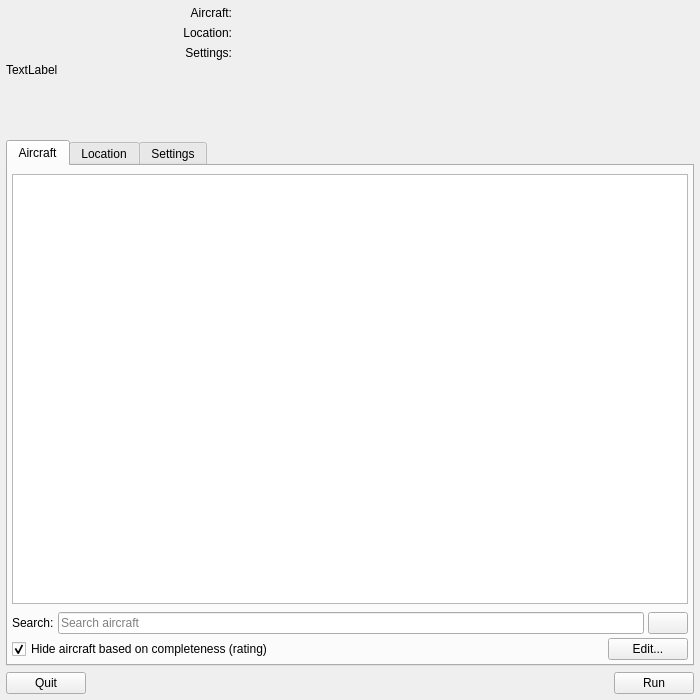
<?xml version="1.0" encoding="UTF-8"?>
<ui version="4.0">
 <class>Launcher</class>
 <widget class="QDialog" name="Launcher">
  <property name="geometry">
   <rect>
    <x>0</x>
    <y>0</y>
    <width>700</width>
    <height>700</height>
   </rect>
  </property>
  <property name="windowTitle">
   <string>Start FlightGear</string>
  </property>
  <layout class="QVBoxLayout" name="verticalLayout_2" stretch="0,1,0">
   <property name="spacing">
    <number>6</number>
   </property>
   <property name="leftMargin">
    <number>6</number>
   </property>
   <property name="topMargin">
    <number>6</number>
   </property>
   <property name="rightMargin">
    <number>6</number>
   </property>
   <property name="bottomMargin">
    <number>6</number>
   </property>
   <item>
    <layout class="QGridLayout" name="gridLayout_2" columnstretch="0,0,1">
     <item row="3" column="2">
      <spacer name="verticalSpacer_2">
       <property name="orientation">
        <enum>Qt::Vertical</enum>
       </property>
       <property name="sizeHint" stdset="0">
        <size>
         <width>20</width>
         <height>40</height>
        </size>
       </property>
      </spacer>
     </item>
     <item row="0" column="2">
      <widget class="QLabel" name="aircraftDescription">
       <property name="text">
        <string/>
       </property>
       <property name="wordWrap">
        <bool>true</bool>
       </property>
      </widget>
     </item>
     <item row="1" column="2">
      <widget class="QLabel" name="airportDescription">
       <property name="text">
        <string/>
       </property>
       <property name="wordWrap">
        <bool>true</bool>
       </property>
      </widget>
     </item>
     <item row="0" column="0" rowspan="4">
      <widget class="QLabel" name="thumbnail">
       <property name="sizePolicy">
        <sizepolicy hsizetype="Fixed" vsizetype="Fixed">
         <horstretch>0</horstretch>
         <verstretch>0</verstretch>
        </sizepolicy>
       </property>
       <property name="minimumSize">
        <size>
         <width>171</width>
         <height>128</height>
        </size>
       </property>
       <property name="text">
        <string>TextLabel</string>
       </property>
      </widget>
     </item>
     <item row="1" column="1">
      <widget class="QLabel" name="label_3">
       <property name="text">
        <string>Location:</string>
       </property>
       <property name="alignment">
        <set>Qt::AlignRight|Qt::AlignTop|Qt::AlignTrailing</set>
       </property>
      </widget>
     </item>
     <item row="0" column="1">
      <widget class="QLabel" name="label_4">
       <property name="text">
        <string>Aircraft:</string>
       </property>
       <property name="alignment">
        <set>Qt::AlignRight|Qt::AlignTop|Qt::AlignTrailing</set>
       </property>
      </widget>
     </item>
     <item row="2" column="1">
      <widget class="QLabel" name="label_5">
       <property name="text">
        <string>Settings:</string>
       </property>
       <property name="alignment">
        <set>Qt::AlignRight|Qt::AlignTop|Qt::AlignTrailing</set>
       </property>
      </widget>
     </item>
     <item row="2" column="2">
      <widget class="QLabel" name="settingsDescription">
       <property name="text">
        <string/>
       </property>
       <property name="wordWrap">
        <bool>true</bool>
       </property>
      </widget>
     </item>
    </layout>
   </item>
   <item>
    <widget class="QTabWidget" name="tabWidget">
     <property name="currentIndex">
      <number>0</number>
     </property>
     <widget class="QWidget" name="tab">
      <attribute name="title">
       <string>Aircraft</string>
      </attribute>
      <layout class="QVBoxLayout" name="verticalLayout_3" stretch="0,0,0">
       <property name="spacing">
        <number>4</number>
       </property>
       <property name="leftMargin">
        <number>4</number>
       </property>
       <property name="topMargin">
        <number>8</number>
       </property>
       <property name="rightMargin">
        <number>4</number>
       </property>
       <property name="bottomMargin">
        <number>4</number>
       </property>
       <item>
        <widget class="QListView" name="aircraftList"/>
       </item>
       <item>
        <layout class="QHBoxLayout" name="horizontalLayout_2">
         <property name="spacing">
          <number>4</number>
         </property>
         <property name="topMargin">
          <number>4</number>
         </property>
         <item>
          <widget class="QLabel" name="label_2">
           <property name="text">
            <string>Search:</string>
           </property>
          </widget>
         </item>
         <item>
          <widget class="QLineEdit" name="aircraftFilter">
           <property name="placeholderText">
            <string>Search aircraft</string>
           </property>
           <property name="clearButtonEnabled">
            <bool>true</bool>
           </property>
          </widget>
         </item>
         <item>
          <widget class="QPushButton" name="aircraftHistory">
           <property name="autoDefault">
            <bool>false</bool>
           </property>
          </widget>
         </item>
        </layout>
       </item>
       <item>
        <layout class="QHBoxLayout" name="horizontalLayout_5">
         <item>
          <widget class="QCheckBox" name="ratingsFilterCheck">
           <property name="sizePolicy">
            <sizepolicy hsizetype="MinimumExpanding" vsizetype="Fixed">
             <horstretch>0</horstretch>
             <verstretch>0</verstretch>
            </sizepolicy>
           </property>
           <property name="text">
            <string>Hide aircraft based on completeness (rating)</string>
           </property>
           <property name="checked">
            <bool>true</bool>
           </property>
          </widget>
         </item>
         <item>
          <widget class="QPushButton" name="editRatingFilter">
           <property name="text">
            <string>Edit...</string>
           </property>
           <property name="autoDefault">
            <bool>false</bool>
           </property>
          </widget>
         </item>
        </layout>
       </item>
      </layout>
     </widget>
     <widget class="QWidget" name="tab_2">
      <attribute name="title">
       <string>Location</string>
      </attribute>
      <layout class="QVBoxLayout" name="verticalLayout_4">
       <property name="leftMargin">
        <number>4</number>
       </property>
       <property name="rightMargin">
        <number>4</number>
       </property>
       <property name="bottomMargin">
        <number>4</number>
       </property>
       <item>
        <layout class="QHBoxLayout" name="horizontalLayout_6">
         <item>
          <widget class="QLabel" name="airportIdent">
           <property name="text">
            <string>Search:</string>
           </property>
          </widget>
         </item>
         <item>
          <widget class="QLineEdit" name="airportEdit">
           <property name="placeholderText">
            <string>Enter an ICAO code or search by name</string>
           </property>
          </widget>
         </item>
         <item>
          <widget class="QPushButton" name="airportHistory">
           <property name="sizePolicy">
            <sizepolicy hsizetype="Fixed" vsizetype="Fixed">
             <horstretch>0</horstretch>
             <verstretch>0</verstretch>
            </sizepolicy>
           </property>
           <property name="autoDefault">
            <bool>false</bool>
           </property>
           <property name="flat">
            <bool>false</bool>
           </property>
          </widget>
         </item>
        </layout>
       </item>
       <item>
        <widget class="QStackedWidget" name="locationStack">
         <property name="currentIndex">
          <number>0</number>
         </property>
         <widget class="QWidget" name="diagramPage">
          <layout class="QGridLayout" name="gridLayout">
           <property name="leftMargin">
            <number>0</number>
           </property>
           <property name="topMargin">
            <number>0</number>
           </property>
           <property name="rightMargin">
            <number>0</number>
           </property>
           <property name="bottomMargin">
            <number>0</number>
           </property>
           <item row="0" column="0" colspan="2">
            <widget class="AirportDiagram" name="airportDiagram" native="true">
             <property name="sizePolicy">
              <sizepolicy hsizetype="MinimumExpanding" vsizetype="MinimumExpanding">
               <horstretch>0</horstretch>
               <verstretch>0</verstretch>
              </sizepolicy>
             </property>
            </widget>
           </item>
           <item row="1" column="0">
            <widget class="QRadioButton" name="runwayRadio">
             <property name="text">
              <string>Runway:</string>
             </property>
            </widget>
           </item>
           <item row="1" column="1">
            <widget class="QComboBox" name="runwayCombo"/>
           </item>
           <item row="2" column="0" rowspan="2">
            <widget class="QRadioButton" name="parkingRadio">
             <property name="text">
              <string>Parking:</string>
             </property>
            </widget>
           </item>
           <item row="2" column="1">
            <widget class="QCheckBox" name="onFinalCheckbox">
             <property name="text">
              <string>On 10-mile final</string>
             </property>
            </widget>
           </item>
           <item row="3" column="1">
            <widget class="QComboBox" name="parkingCombo"/>
           </item>
          </layout>
         </widget>
         <widget class="QWidget" name="searchResultsPage">
          <layout class="QVBoxLayout" name="verticalLayout_5">
           <property name="leftMargin">
            <number>0</number>
           </property>
           <property name="topMargin">
            <number>0</number>
           </property>
           <property name="rightMargin">
            <number>0</number>
           </property>
           <property name="bottomMargin">
            <number>0</number>
           </property>
           <item>
            <widget class="QListView" name="searchList"/>
           </item>
          </layout>
         </widget>
         <widget class="QWidget" name="searchStatusPage">
          <layout class="QVBoxLayout" name="verticalLayout_6">
           <item>
            <widget class="QLabel" name="searchIcon">
             <property name="text">
              <string>TextLabel</string>
             </property>
             <property name="alignment">
              <set>Qt::AlignBottom|Qt::AlignHCenter</set>
             </property>
            </widget>
           </item>
           <item>
            <widget class="QLabel" name="searchStatusText">
             <property name="text">
              <string/>
             </property>
             <property name="alignment">
              <set>Qt::AlignHCenter|Qt::AlignTop</set>
             </property>
            </widget>
           </item>
          </layout>
         </widget>
        </widget>
       </item>
      </layout>
     </widget>
     <widget class="QWidget" name="tab_3">
      <attribute name="title">
       <string>Settings</string>
      </attribute>
      <layout class="QGridLayout" name="gridLayout_4">
       <property name="leftMargin">
        <number>10</number>
       </property>
       <property name="rightMargin">
        <number>10</number>
       </property>
       <property name="bottomMargin">
        <number>10</number>
       </property>
       <item row="0" column="0">
        <layout class="QHBoxLayout" name="horizontalLayout_4">
         <item>
          <widget class="QLabel" name="label">
           <property name="text">
            <string>Time of day:</string>
           </property>
           <property name="alignment">
            <set>Qt::AlignRight|Qt::AlignTrailing|Qt::AlignVCenter</set>
           </property>
          </widget>
         </item>
         <item>
          <widget class="QComboBox" name="timeOfDayCombo">
           <item>
            <property name="text">
             <string>Current time</string>
            </property>
           </item>
           <item>
            <property name="text">
             <string>Dawn</string>
            </property>
           </item>
           <item>
            <property name="text">
             <string>Morning</string>
            </property>
           </item>
           <item>
            <property name="text">
             <string>Noon</string>
            </property>
           </item>
           <item>
            <property name="text">
             <string>Afternoon</string>
            </property>
           </item>
           <item>
            <property name="text">
             <string>Dusk</string>
            </property>
           </item>
           <item>
            <property name="text">
             <string>Evening</string>
            </property>
           </item>
           <item>
            <property name="text">
             <string>Night</string>
            </property>
           </item>
          </widget>
         </item>
        </layout>
       </item>
       <item row="1" column="0">
        <widget class="QCheckBox" name="msaaCheckbox">
         <property name="text">
          <string>Enable Multi-sample anti-aliasing</string>
         </property>
        </widget>
       </item>
       <item row="1" column="1" colspan="2">
        <widget class="QCheckBox" name="rembrandtCheckbox">
         <property name="text">
          <string>Enable deferred rendering (Rembrandt)</string>
         </property>
        </widget>
       </item>
       <item row="2" column="0" colspan="2">
        <widget class="QCheckBox" name="terrasyncCheck">
         <property name="text">
          <string>Enable automatic scenery downloading (TerraSync)</string>
         </property>
        </widget>
       </item>
       <item row="3" column="0" colspan="3">
        <layout class="QHBoxLayout" name="horizontalLayout_7">
         <item>
          <spacer name="horizontalSpacer_2">
           <property name="orientation">
            <enum>Qt::Horizontal</enum>
           </property>
           <property name="sizeType">
            <enum>QSizePolicy::Fixed</enum>
           </property>
           <property name="sizeHint" stdset="0">
            <size>
             <width>40</width>
             <height>20</height>
            </size>
           </property>
          </spacer>
         </item>
         <item>
          <widget class="QLabel" name="label_6">
           <property name="text">
            <string>&lt;html&gt;&lt;head/&gt;&lt;body&gt;&lt;p&gt;If scenery download is disabled, you may need to download additional files from &lt;a href=&quot;http://www.flightgear.org/download/scenery/&quot;&gt;&lt;span style=&quot; text-decoration: underline; color:#0000ff;&quot;&gt;this page&lt;/span&gt;&lt;/a&gt; and install them in a scenery location; otherwise some objects may be missing from the world.&lt;/p&gt;&lt;/body&gt;&lt;/html&gt;</string>
           </property>
           <property name="wordWrap">
            <bool>true</bool>
           </property>
           <property name="openExternalLinks">
            <bool>true</bool>
           </property>
          </widget>
         </item>
        </layout>
       </item>
       <item row="4" column="0">
        <widget class="QCheckBox" name="fetchRealWxrCheckbox">
         <property name="text">
          <string>Fetch real weather online</string>
         </property>
        </widget>
       </item>
       <item row="5" column="0">
        <widget class="QCheckBox" name="startPausedCheck">
         <property name="text">
          <string>Start paused</string>
         </property>
        </widget>
       </item>
       <item row="7" column="0" colspan="3">
        <widget class="QGroupBox" name="groupBox">
         <property name="title">
          <string>Additional scenery locations</string>
         </property>
         <layout class="QGridLayout" name="gridLayout_3">
          <property name="leftMargin">
           <number>8</number>
          </property>
          <property name="topMargin">
           <number>8</number>
          </property>
          <property name="rightMargin">
           <number>8</number>
          </property>
          <property name="bottomMargin">
           <number>8</number>
          </property>
          <property name="spacing">
           <number>0</number>
          </property>
          <item row="0" column="0" colspan="3">
           <widget class="QListWidget" name="sceneryPathsList"/>
          </item>
          <item row="1" column="0">
           <spacer name="horizontalSpacer_3">
            <property name="orientation">
             <enum>Qt::Horizontal</enum>
            </property>
            <property name="sizeHint" stdset="0">
             <size>
              <width>567</width>
              <height>20</height>
             </size>
            </property>
           </spacer>
          </item>
          <item row="1" column="2">
           <widget class="QToolButton" name="removeSceneryPath">
            <property name="sizePolicy">
             <sizepolicy hsizetype="Fixed" vsizetype="Fixed">
              <horstretch>0</horstretch>
              <verstretch>0</verstretch>
             </sizepolicy>
            </property>
            <property name="minimumSize">
             <size>
              <width>20</width>
              <height>20</height>
             </size>
            </property>
            <property name="text">
             <string>-</string>
            </property>
           </widget>
          </item>
          <item row="1" column="1">
           <widget class="QToolButton" name="addSceneryPath">
            <property name="sizePolicy">
             <sizepolicy hsizetype="Fixed" vsizetype="Fixed">
              <horstretch>0</horstretch>
              <verstretch>0</verstretch>
             </sizepolicy>
            </property>
            <property name="minimumSize">
             <size>
              <width>20</width>
              <height>20</height>
             </size>
            </property>
            <property name="text">
             <string>+</string>
            </property>
           </widget>
          </item>
         </layout>
        </widget>
       </item>
       <item row="0" column="1" colspan="2">
        <layout class="QHBoxLayout" name="horizontalLayout_8">
         <item>
          <widget class="QLabel" name="label_7">
           <property name="text">
            <string>Season:</string>
           </property>
           <property name="alignment">
            <set>Qt::AlignRight|Qt::AlignTrailing|Qt::AlignVCenter</set>
           </property>
          </widget>
         </item>
         <item>
          <widget class="QComboBox" name="seasonCombo">
           <item>
            <property name="text">
             <string>Summer</string>
            </property>
           </item>
           <item>
            <property name="text">
             <string>Winter</string>
            </property>
           </item>
          </widget>
         </item>
        </layout>
       </item>
       <item row="4" column="1" colspan="2">
        <widget class="QCheckBox" name="fullScreenCheckbox">
         <property name="text">
          <string>Start full-screen</string>
         </property>
        </widget>
       </item>
       <item row="6" column="0" colspan="3">
        <layout class="QHBoxLayout" name="horizontalLayout_3" stretch="1,0">
         <item>
          <widget class="QLabel" name="customAircraftDirLabel">
           <property name="text">
            <string>Custom aircraft directory:</string>
           </property>
          </widget>
         </item>
         <item>
          <widget class="QPushButton" name="openAircraftDirButton">
           <property name="text">
            <string>Open in Finder</string>
           </property>
           <property name="autoDefault">
            <bool>false</bool>
           </property>
          </widget>
         </item>
        </layout>
       </item>
       <item row="8" column="0" colspan="3">
        <widget class="QGroupBox" name="groupBox_2">
         <property name="title">
          <string>Additional options</string>
         </property>
         <layout class="QHBoxLayout" name="horizontalLayout_9">
          <property name="leftMargin">
           <number>8</number>
          </property>
          <property name="topMargin">
           <number>8</number>
          </property>
          <property name="rightMargin">
           <number>8</number>
          </property>
          <property name="bottomMargin">
           <number>8</number>
          </property>
          <item>
           <widget class="QPlainTextEdit" name="commandLineArgs">
            <property name="placeholderText">
             <string>--option=value --prop:/sim/name=value</string>
            </property>
           </widget>
          </item>
         </layout>
        </widget>
       </item>
      </layout>
     </widget>
    </widget>
   </item>
   <item>
    <layout class="QHBoxLayout" name="horizontalLayout">
     <item>
      <widget class="QPushButton" name="quitButton">
       <property name="text">
        <string>Quit</string>
       </property>
       <property name="autoDefault">
        <bool>false</bool>
       </property>
      </widget>
     </item>
     <item>
      <spacer name="horizontalSpacer">
       <property name="orientation">
        <enum>Qt::Horizontal</enum>
       </property>
       <property name="sizeHint" stdset="0">
        <size>
         <width>412</width>
         <height>20</height>
        </size>
       </property>
      </spacer>
     </item>
     <item>
      <widget class="QPushButton" name="runButton">
       <property name="text">
        <string>Run</string>
       </property>
       <property name="autoDefault">
        <bool>false</bool>
       </property>
       <property name="flat">
        <bool>false</bool>
       </property>
      </widget>
     </item>
    </layout>
   </item>
  </layout>
 </widget>
 <customwidgets>
  <customwidget>
   <class>AirportDiagram</class>
   <extends>QWidget</extends>
   <header location="global">GUI/AirportDiagram.hxx</header>
   <container>1</container>
  </customwidget>
 </customwidgets>
 <resources/>
 <connections/>
</ui>
